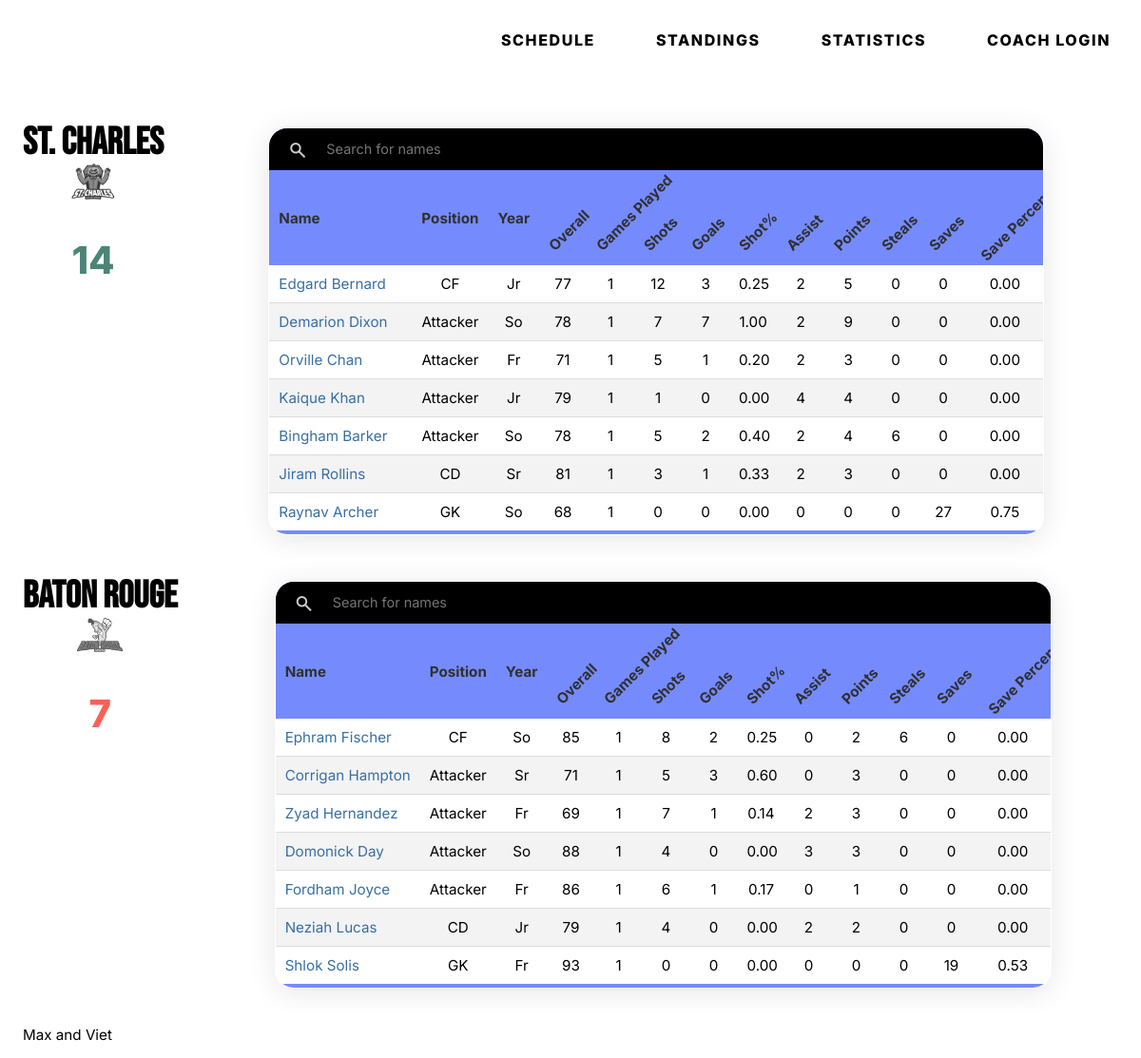
The app's page /1/boxscore/ with its own data.
### tables this page shows
CREATE TABLE teams (
  team_id INTEGER NOT NULL PRIMARY KEY AUTOINCREMENT,
  name varchar(30) NOT NULL,
  city varchar(30) NOT NULL,
  nickname varchar(30) NOT NULL,
  coach_id INTEGER NOT NULL,
  abb varchar(3) NOT NULL,
  short_name varchar(30) NOT NULL,
  division varchar(100) DEFAULT NULL,
  cp INTEGER NOT NULL DEFAULT '0',
  cp_used INTEGER NOT NULL DEFAULT '0',
  recruiting_poINTEGERs INTEGER NOT NULL DEFAULT '0',
  active char(1) NOT NULL DEFAULT 'Y',
  overall INTEGER NOT NULL DEFAULT '0',
  aggression INTEGER NOT NULL DEFAULT '0',
  logo text NOT NULL Default '0'
);

CREATE TABLE schedule (
  schedule_id INTEGER DEFAULT NULL PRIMARY KEY AUTOINCREMENT,
  season INTEGER DEFAULT NULL,
  match_number INTEGER DEFAULT NULL,
  home_id INTEGER DEFAULT NULL,
  away_id INTEGER DEFAULT NULL,
  home_goals INTEGER DEFAULT NULL,
  away_goals INTEGER DEFAULT NULL,
  match_type text,
  competition_abb text,
  competition_type text,
  tiebreaker text,
  played text,
  commentary text,
  boxscore text,
  debug text,
  html_report text,
  home_rating double DEFAULT NULL,
  away_rating double DEFAULT NULL
);

CREATE TABLE players_stats (
  id integer NOT NULL PRIMARY KEY AUTOINCREMENT,
  season text,
  player_id text,
  age text,
  team_id text,
  opp_team_id text,
  match_number text,
  position text,
  game_played text,
  shots text,
  goals text,
  shot_percentage text,
  assists text,
  points text,
  steals text,
  goals_allowed text,
  saves text,
  save_percentage text,
  match_rating text
);

CREATE TABLE players (
  player_id INTEGER DEFAULT NULL PRIMARY KEY AUTOINCREMENT,
  team_id INTEGER DEFAULT NULL,
  first_name text,
  last_name text,
  age text,
  position text,
  jersey INTEGER NOT NULL DEFAULT '0',
  swimming INTEGER NOT NULL DEFAULT '0',
  ballhandling INTEGER NOT NULL DEFAULT '0',
  passing INTEGER NOT NULL DEFAULT '0',
  shooting INTEGER NOT NULL DEFAULT '0',
  defense INTEGER NOT NULL DEFAULT '0',
  goalkeeping INTEGER NOT NULL DEFAULT '0',
  fit INTEGER NOT NULL DEFAULT '0',
  aggression INTEGER NOT NULL DEFAULT '0',
  overall INTEGER NOT NULL DEFAULT '0'
);

### main.py (the view)
@app.route('/<int:id>/boxscore/', methods=('GET', 'POST'))
def schedule_boxscore(id):
  conn = get_db_connection()
  teams = conn.execute('SELECT * FROM teams').fetchall()
  schedule = conn.execute('SELECT * FROM schedule WHERE schedule_id = ?', (id,)).fetchone()
  print(schedule)
  matchnumber = conn.execute(
    "SELECT COUNT(DISTINCT match_number) AS count FROM schedule").fetchone(
    )['count']
  player_stats = conn.execute(
    'SELECT p.player_id AS id, p.last_name AS last, p.first_name AS first, p.team_id AS team_id, p.age AS year, ps.position AS position, p.overall AS overall, ps.game_played AS game_played, ps.shots as shots, ps.goals AS goals, ps.shot_percentage AS shot_percentage, ps.assists AS assists, ps.points AS points, ps.steals AS steals, ps.saves AS saves, ps.save_percentage AS save_percentage, ps.match_number AS match_number FROM players_stats AS ps INNER JOIN players AS p ON p.player_id = ps.player_id'
  ).fetchall()
  conn.close()
  return render_template("schedule_boxscore.html",
                         title="This Week's schedule",
                         teams=teams,
                         schedule=schedule,
                         matchnumber=matchnumber, player_stats=player_stats)

### main.py (called while the page is built)
def get_db_connection():
  conn = sqlite3.connect('database.db')
  conn.row_factory = sqlite3.Row
  return conn

### templates/schedule_boxscore.html (shortened to what this page needs)
{% extends 'template.html' %}
{% block content %}
    </header>
    <main class="paddingtop">
      {% for team in teams %}
        {% if schedule['home_id'] == team['team_id'] %}
      <div class="grid-table tabcontent" id="all">
          <h2 class="team-style">
                    {{ team["name"] }}
            <a href="{{ url_for('displayTeam', id=schedule['home_id']) }}" class="team-logo-wrapper">
                        <img class="grey-filter" src="{{ url_for('static',filename=team['logo']) }}" alt="{{ schedule['home_id'] }}"> </a>
            {% if schedule['home_goals'] > schedule['away_goals'] %}
                    <p class="win" style="font-size:40px">{{ schedule['home_goals'] }}</p>
                    {% elif schedule['home_goals'] < schedule['away_goals'] %}
                    <p class="loose">{{ schedule['home_goals'] }}</p>
                    {% else %}
                    <p class="win">{{ schedule['home_goals'] }}</p>
                    {% endif %}
            </h2>
          <table class="styled-table glass" class="sortable" id="searchTable">
          <thead>
              <tr>
                <th class="search" colspan="15" style="background: black;color: white; text-transform: uppercase; text-align:center;letter-spacing: 0.3em; padding:8px 10px 0px 10px;">
                  <span class="material-symbols-outlined">
                  </span>
                  <input style="border-radius:13px;"type="text" id="searchInput" onkeyup="searchTable()" placeholder="Search for names">
                </th>
              </tr>
              <tr>
                  <th><div>Name</div></th>
                  <th>Position</th>
                  <th>Year</th>
                  <th>Overall</th>
                  <th>Games Played</th>
                  <th>Shots</th>
                  <th>Goals</th>
                  <th>Shot%</th>
                  <th>Assist</th>
                  <th>Points</th>
                  <th>Steals</th>
                  <th>Saves</th>
                  <th>Save Percentage</th>
              </tr>
          </thead>
          <tbody>
            {% for stat in player_stats %}
            {% if stat['team_id'] == team['team_id'] %}
              {% if stat['match_number'] == "{}".format(schedule['match_number']) %}
                <tr>
                    <td><div><a href="{{ url_for('displayPlayer', id=stat['id']) }}">{{ stat['first'] }} {{ stat['last'] }}</a></div></td>
                    <td align ="center">{{ stat["position"] }}</td>
                    <td align ="center">{{ stat["year"] }}</td>
                    <td align ="center">{{ stat["overall"] }}</td>
                    <td align ="center">{{ stat["game_played"] }}</td>
                    <td align ="center">{{ stat["shots"] }}</td>
                    <td align ="center">{{ stat["goals"] }}</td>
                    <td align ="center">{{ "%.2f"|format(stat["shot_percentage"]|float) }}</td>
                    <td align ="center">{{ stat["assists"] }}</td>
                    <td align ="center">{{ stat["points"] }}</td>
                    <td align ="center">{{ stat["steals"] }}</td>
                    <td align ="center">{{ stat["saves"] }}</td>
                    <td align ="center">{{ "%.2f"|format(stat["save_percentage"]|float) }}</td>
                </tr>
              {% endif %}
            {% endif %}
            {% endfor %}
            {% endif %}
            {% endfor %}
          </tbody>
        </table>
        </div>
      {% for team in teams %}
      {% if schedule['away_id'] == team['team_id'] %}
      <div class="grid-table tabcontent" id="all">
          <h2 class="team-style">{{ team["name"] }}  <a href="{{ url_for('displayTeam', id=schedule['home_id']) }}" class="team-logo-wrapper">
                        <img class="grey-filter" src="{{ url_for('static',filename=team['logo']) }}" alt="{{ schedule['home_id'] }}"> </a> {% if schedule['away_goals'] > schedule['home_goals'] %}
                  <p class="win" style="font-size:40px">{{ schedule['away_goals'] }}</p>
                  {% elif schedule['away_goals'] < schedule['home_goals'] %}
                  <p class="loose" style="font-size:40px">{{ schedule['away_goals'] }}</p>
                  {% else %}
                  <p class="win" style="font-size:40px">{{ schedule['away_goals'] }}</p>
                  {% endif %} </h2>
          <table class="styled-table glass" class="sortable" id="searchTable">
          <thead>
              <tr>
                <th class="search" colspan="15" style="background: black;color: white; text-transform: uppercase; text-align:center;letter-spacing: 0.3em; padding:8px 10px 0px 10px;">
                  <span class="material-symbols-outlined">
                  </span>
                  <input style="border-radius:13px;"type="text" id="searchInput" onkeyup="searchTable()" placeholder="Search for names">
                </th>
              </tr>
              <tr>
                  <th><div>Name</div></th>
                  <th>Position</th>
                  <th>Year</th>
                  <th>Overall</th>
                  <th>Games Played</th>
                  <th>Shots</th>
                  <th>Goals</th>
                  <th>Shot%</th>
                  <th>Assist</th>
                  <th>Points</th>
                  <th>Steals</th>
                  <th>Saves</th>
                  <th>Save Percentage</th>
              </tr>
          </thead>
          <tbody>
            {% for stat in player_stats %}
            {% if stat['team_id'] == team['team_id'] %}
            {% if stat['match_number'] == "{}".format(schedule['match_number']) %}
              <tr>
                  <td><div><a href="{{ url_for('displayPlayer', id=stat['id']) }}">{{ stat['first'] }} {{ stat['last'] }}</a></div></td>
                  <td align ="center">{{ stat["position"] }}</td>
                  <td align ="center">{{ stat["year"] }}</td>
                  <td align ="center">{{ stat["overall"] }}</td>
                  <td align ="center">{{ stat["game_played"] }}</td>
                  <td align ="center">{{ stat["shots"] }}</td>
                  <td align ="center">{{ stat["goals"] }}</td>
                  <td align ="center">{{ "%.2f"|format(stat["shot_percentage"]|float) }}</td>
                  <td align ="center">{{ stat["assists"] }}</td>
                  <td align ="center">{{ stat["points"] }}</td>
                  <td align ="center">{{ stat["steals"] }}</td>
                  <td align ="center">{{ stat["saves"] }}</td>
                  <td align ="center">{{ "%.2f"|format(stat["save_percentage"]|float) }}</td>
              </tr>
            {% endif %}
            {% endif %}
            {% endfor %}
            {% endif %}
            {% endfor %}
          </tbody>
        </table>
        </div>
    </main>
{% endblock %}

### static/style.css (style rules this page uses)
:root { --font-family: 'Inter', sans-serif; --font-display: 'Bebas Neue', sans-serif; --hero-blue: #386fa4; --secondary-blue: #758bfd; --accent-yellow: #ff8600; --border-radius: 20px; --border-radius-small: 10px; }
* { font-family: var(--font-family); -webkit-box-sizing: border-box; -moz-box-sizing: border-box; box-sizing: border-box; }
.material-symbols-outlined { font-variation-settings: 'FILL' 1, 'wght' 700, 'GRAD' 0, 'opsz' 48 }
body { margin: 0; padding: 0; }
body { position: relative; }
body p { font-size: 0.95em; }
.grey-filter { filter: grayscale(1); transition: .25s; }
.team-logo-wrapper { display: flex; height: 100px; align-items: center; flex: auto; justify-content: center; opacity: .6; transition: .25s; }
.team-logo-wrapper img { display: inline-block; vertical-align: bottom; object-fit: contain; max-width: 100%; height: 100%; }
.glass { background: rgba(255, 255, 255, 0.60); box-shadow: 0 4px 30px rgba(0, 0, 0, 0.1); backdrop-filter: blur(12.4px); -webkit-backdrop-filter: blur(10.4px); border: 1px solid rgba(255, 255, 255, 0.4); }
select, input[type=text],input[type=inputBox],input[type=password], textarea { margin-bottom: 0.5rem; width: 100%; padding: 11px 8px; font-size: 1em; box-sizing: border-box; background-color: none; border: none; border-bottom: 1px solid black; color: black; transition: 150ms ease; border-radius: 0.5rem; }
.paddingtop { padding-top: 110px; }
.styled-table { border-collapse: collapse; border-radius: var(--border-radius); overflow: hidden; }
.styled-table thead tr { background-color: var(--secondary-blue); color: #303030; text-align: left; }
.win { color: #4c8577; }
.loose { color: #fe5f55; }
.styled-table th, .styled-table td { padding: 12px 15px; }
.styled-table tbody tr { border-bottom: 1px solid #dddddd; }
.styled-table tbody tr td:first-child { display: flex; flex-direction: row; align-items: center; }
.styled-table tbody tr:nth-of-type(even) { background-color: #f3f3f3; }
.styled-table tbody tr:last-of-type { border-bottom: 5px solid var(--secondary-blue); }
.grid-table { display: flex; overflow-y: hidden; overflow-x: scroll; scroll-behavior: smooth; gap: 2em; padding: 2%; opacity: 0; animation: transition-table 0.5s ease-out forwards; animation-delay: 100ms; }
.search { position: relative; }
#searchInput { width: calc(100% - 40px); float: right; }
.search .material-symbols-outlined { width: 40px; float: left; font-weight:200; font-size: 20px; padding-top: 5px; opacity: 0.8; }
.search input { background: black; color: white; font-size: 0.95em; padding: 5px 10px !important; }

### static/responsiveNavBar.css (style rules this page uses)
:root { --font-family: 'Inter', sans-serif; --hero-blue: #386fa4; --secondary-blue: #758bfd; --accent-yellow: #ff8600; }

### templates/schedule_boxscore.html (style rules this page uses)
.grid-table { overflow-x: auto; animation: transition-table-up 0.5s ease-out forwards; animation-delay: 100ms; }
.styled-table { margin-left: auto; margin-right: auto; }
.styled-table > * { font-size: 0.95em; }
.styled-table th, .styled-table td { padding: 10px 10px; }
.styled-table th:nth-child(n + 4), .styled-table td:nth-child(n + 4) { max-width: 50px; }
.styled-table th:nth-child(n + 4) { height: 100px; white-space: nowrap; transform: translate(-2px, 21px) rotate(315deg); width: 30px; }
.styled-table th:last-child, .styled-table td:last-child { max-width: 80px !important; }
.team-style { text-align: center; margin: 0; font-family: var(--font-display); text-transform: uppercase; font-size: 40px; font-weight: 800; line-height: 0.8em; color: black; }
.team-logo-wrapper { height: 52px; align-items: center; flex: auto; justify-content: center; opacity: 0.9; transition: .25s; text-decoration: none; }
.team-logo-wrapper .grey-filter { -webkit-transition: .25s -webkit-filter linear; -moz-transition: .25s -moz-filter linear; -moz-transition: .25s filter linear; -ms-transition: .25s -ms-filter linear; -o-transition: .25s -o-filter linear; transition: .25s filter linear, .25s -webkit-filter linear; }
td div { min-width: 130px; }
.styled-table td:nth-child(1) a { text-decoration: none; color: var(--hero-blue); transition: 100ms ease; }

### records on screen
teams: name "ST. CHARLES", logo (picture)
schedule: home_goals "14", away_goals "7"
players_stats: first "Edgard", last "Bernard", position "CF", year "Jr", overall "77", game_played "1", shots "12", goals "3", shot_percentage "0.25", assists "2", points "5", steals "0", saves "0", save_percentage "0.00"
players_stats: first "Demarion", last "Dixon", position "Attacker", year "So", overall "78", game_played "1", shots "7", goals "7", shot_percentage "1.00", assists "2", points "9", steals "0", saves "0", save_percentage "0.00"
players_stats: first "Orville", last "Chan", position "Attacker", year "Fr", overall "71", game_played "1", shots "5", goals "1", shot_percentage "0.20", assists "2", points "3", steals "0", saves "0", save_percentage "0.00"
players_stats: first "Kaique", last "Khan", position "Attacker", year "Jr", overall "79", game_played "1", shots "1", goals "0", shot_percentage "0.00", assists "4", points "4", steals "0", saves "0", save_percentage "0.00"
players_stats: first "Bingham", last "Barker", position "Attacker", year "So", overall "78", game_played "1", shots "5", goals "2", shot_percentage "0.40", assists "2", points "4", steals "6", saves "0", save_percentage "0.00"
players_stats: first "Jiram", last "Rollins", position "CD", year "Sr", overall "81", game_played "1", shots "3", goals "1", shot_percentage "0.33", assists "2", points "3", steals "0", saves "0", save_percentage "0.00"
players_stats: first "Raynav", last "Archer", position "GK", year "So", overall "68", game_played "1", shots "0", goals "0", shot_percentage "0.00", assists "0", points "0", steals "0", saves "27", save_percentage "0.75"
teams: name "BATON ROUGE", logo (picture)
players_stats: first "Ephram", last "Fischer", position "CF", year "So", overall "85", game_played "1", shots "8", goals "2", shot_percentage "0.25", assists "0", points "2", steals "6", saves "0", save_percentage "0.00"
players_stats: first "Corrigan", last "Hampton", position "Attacker", year "Sr", overall "71", game_played "1", shots "5", goals "3", shot_percentage "0.60", assists "0", points "3", steals "0", saves "0", save_percentage "0.00"
players_stats: first "Zyad", last "Hernandez", position "Attacker", year "Fr", overall "69", game_played "1", shots "7", goals "1", shot_percentage "0.14", assists "2", points "3", steals "0", saves "0", save_percentage "0.00"
players_stats: first "Domonick", last "Day", position "Attacker", year "So", overall "88", game_played "1", shots "4", goals "0", shot_percentage "0.00", assists "3", points "3", steals "0", saves "0", save_percentage "0.00"
players_stats: first "Fordham", last "Joyce", position "Attacker", year "Fr", overall "86", game_played "1", shots "6", goals "1", shot_percentage "0.17", assists "0", points "1", steals "0", saves "0", save_percentage "0.00"
players_stats: first "Neziah", last "Lucas", position "CD", year "Jr", overall "79", game_played "1", shots "4", goals "0", shot_percentage "0.00", assists "2", points "2", steals "0", saves "0", save_percentage "0.00"
players_stats: first "Shlok", last "Solis", position "GK", year "Fr", overall "93", game_played "1", shots "0", goals "0", shot_percentage "0.00", assists "0", points "0", steals "0", saves "19", save_percentage "0.53"
